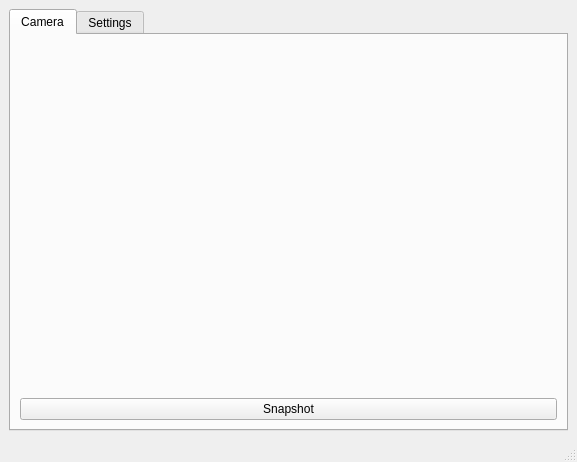
<?xml version="1.0" encoding="UTF-8"?>
<ui version="4.0">
 <class>MainWindow</class>
 <widget class="QMainWindow" name="MainWindow">
  <property name="geometry">
   <rect>
    <x>0</x>
    <y>0</y>
    <width>577</width>
    <height>462</height>
   </rect>
  </property>
  <property name="windowTitle">
   <string>Qapture</string>
  </property>
  <widget class="QWidget" name="centralwidget">
   <layout class="QHBoxLayout" name="horizontalLayout_3">
    <item>
     <widget class="QTabWidget" name="tabWidget">
      <property name="currentIndex">
       <number>0</number>
      </property>
      <widget class="QWidget" name="tabCamera">
       <attribute name="title">
        <string>Camera</string>
       </attribute>
       <layout class="QHBoxLayout" name="horizontalLayout_2">
        <item>
         <layout class="QVBoxLayout" name="verticalLayout">
          <item>
           <widget class="QWidget" name="dummyWidget" native="true">
            <property name="sizePolicy">
             <sizepolicy hsizetype="Preferred" vsizetype="MinimumExpanding">
              <horstretch>0</horstretch>
              <verstretch>0</verstretch>
             </sizepolicy>
            </property>
            <property name="autoFillBackground">
             <bool>false</bool>
            </property>
           </widget>
          </item>
          <item>
           <layout class="QHBoxLayout" name="horizontalLayout">
            <item>
             <widget class="QPushButton" name="snapshotButton">
              <property name="text">
               <string>Snapshot</string>
              </property>
              <property name="flat">
               <bool>false</bool>
              </property>
             </widget>
            </item>
           </layout>
          </item>
         </layout>
        </item>
       </layout>
      </widget>
      <widget class="QWidget" name="tabSettings">
       <attribute name="title">
        <string>Settings</string>
       </attribute>
       <layout class="QGridLayout" name="gridLayout">
        <item row="0" column="0">
         <widget class="QGroupBox" name="groupBox">
          <property name="title">
           <string>Original object size</string>
          </property>
          <layout class="QHBoxLayout" name="horizontalLayout_4">
           <item>
            <layout class="QFormLayout" name="formLayout">
             <item row="0" column="0">
              <widget class="QLabel" name="label">
               <property name="text">
                <string>Width</string>
               </property>
              </widget>
             </item>
             <item row="1" column="0">
              <widget class="QLabel" name="label_2">
               <property name="text">
                <string>Height</string>
               </property>
              </widget>
             </item>
             <item row="0" column="1">
              <widget class="QDoubleSpinBox" name="widthSpinBox">
               <property name="minimumSize">
                <size>
                 <width>80</width>
                 <height>0</height>
                </size>
               </property>
               <property name="alignment">
                <set>Qt::AlignRight|Qt::AlignTrailing|Qt::AlignVCenter</set>
               </property>
               <property name="maximum">
                <double>1000000.000000000000000</double>
               </property>
               <property name="value">
                <double>29.699999999999999</double>
               </property>
              </widget>
             </item>
             <item row="1" column="1">
              <widget class="QDoubleSpinBox" name="heightSpinBox">
               <property name="minimumSize">
                <size>
                 <width>80</width>
                 <height>0</height>
                </size>
               </property>
               <property name="alignment">
                <set>Qt::AlignRight|Qt::AlignTrailing|Qt::AlignVCenter</set>
               </property>
               <property name="maximum">
                <double>1000000.000000000000000</double>
               </property>
               <property name="value">
                <double>21.000000000000000</double>
               </property>
              </widget>
             </item>
            </layout>
           </item>
           <item>
            <layout class="QVBoxLayout" name="verticalLayout_2">
             <item>
              <widget class="QLabel" name="label_3">
               <property name="text">
                <string>Aspect ratio</string>
               </property>
              </widget>
             </item>
             <item>
              <widget class="QLabel" name="aspectRatioLabel">
               <property name="minimumSize">
                <size>
                 <width>90</width>
                 <height>0</height>
                </size>
               </property>
               <property name="frameShape">
                <enum>QFrame::Box</enum>
               </property>
               <property name="text">
                <string/>
               </property>
               <property name="alignment">
                <set>Qt::AlignRight|Qt::AlignTrailing|Qt::AlignVCenter</set>
               </property>
              </widget>
             </item>
            </layout>
           </item>
           <item>
            <spacer name="horizontalSpacer">
             <property name="orientation">
              <enum>Qt::Horizontal</enum>
             </property>
             <property name="sizeHint" stdset="0">
              <size>
               <width>40</width>
               <height>20</height>
              </size>
             </property>
            </spacer>
           </item>
          </layout>
         </widget>
        </item>
        <item row="1" column="0">
         <widget class="QGroupBox" name="groupBox_2">
          <property name="title">
           <string>Snapshot directory</string>
          </property>
          <layout class="QHBoxLayout" name="horizontalLayout_5">
           <item>
            <widget class="QLineEdit" name="snapshotDirLineEdit"/>
           </item>
           <item>
            <widget class="QPushButton" name="snapshotDirPushButton">
             <property name="text">
              <string>Choose ...</string>
             </property>
            </widget>
           </item>
           <item>
            <spacer name="horizontalSpacer_2">
             <property name="orientation">
              <enum>Qt::Horizontal</enum>
             </property>
             <property name="sizeHint" stdset="0">
              <size>
               <width>40</width>
               <height>20</height>
              </size>
             </property>
            </spacer>
           </item>
          </layout>
         </widget>
        </item>
        <item row="2" column="0">
         <spacer name="verticalSpacer">
          <property name="orientation">
           <enum>Qt::Vertical</enum>
          </property>
          <property name="sizeHint" stdset="0">
           <size>
            <width>20</width>
            <height>40</height>
           </size>
          </property>
         </spacer>
        </item>
       </layout>
      </widget>
     </widget>
    </item>
   </layout>
  </widget>
  <widget class="QStatusBar" name="statusbar"/>
 </widget>
 <resources/>
 <connections/>
</ui>
